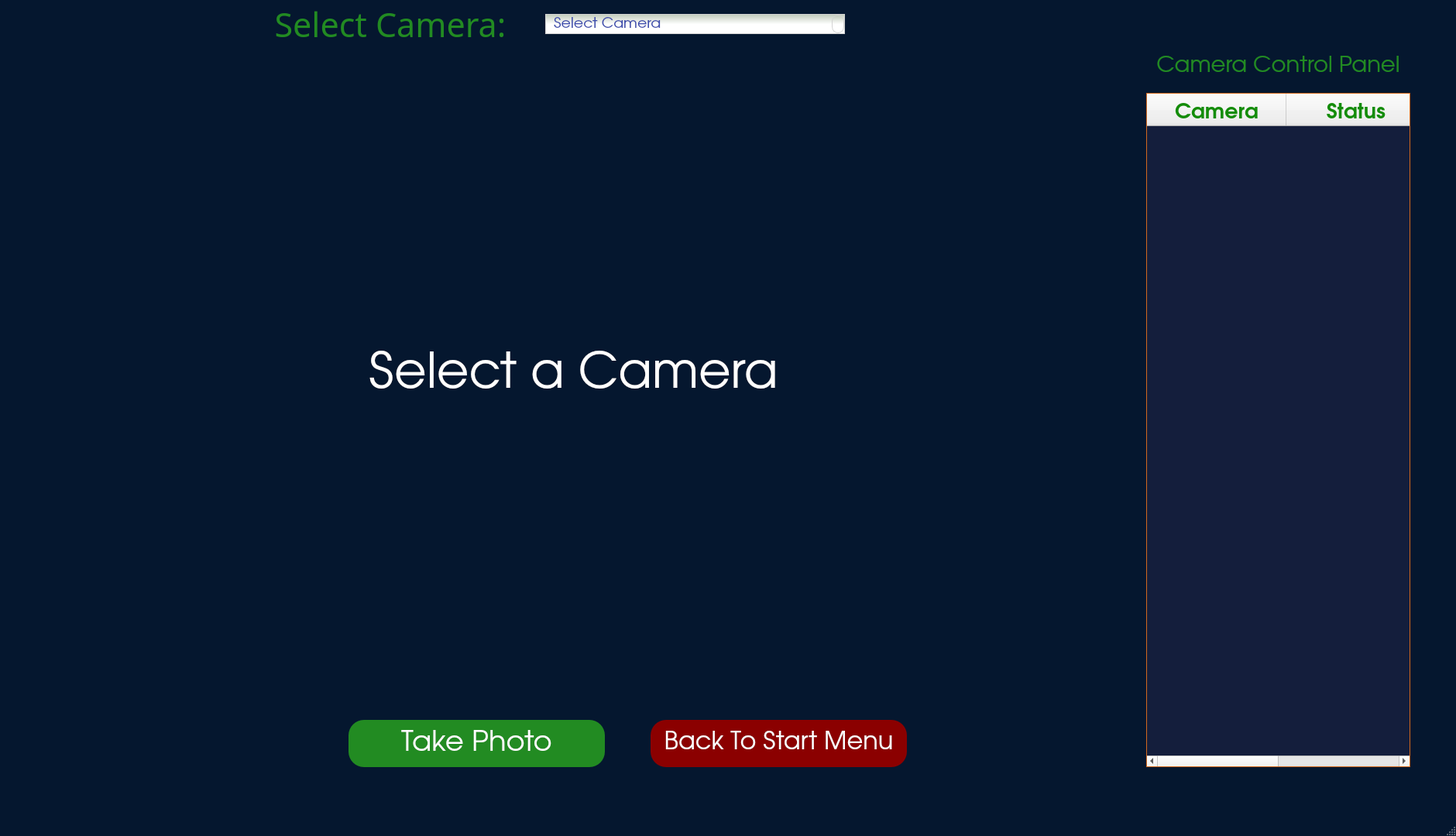
<?xml version="1.0" encoding="UTF-8"?>
<ui version="4.0">
 <class>MainMenu</class>
 <widget class="QMainWindow" name="MainMenu">
  <property name="geometry">
   <rect>
    <x>0</x>
    <y>0</y>
    <width>1880</width>
    <height>1080</height>
   </rect>
  </property>
  <property name="windowTitle">
   <string>Face Mask Detector</string>
  </property>
  <property name="styleSheet">
   <string notr="true">QMainWindow 
{
background-color: rgb(5, 23, 47);
}</string>
  </property>
  <widget class="QWidget" name="centralwidget">
   <widget class="QWidget" name="horizontalLayoutWidget">
    <property name="geometry">
     <rect>
      <x>310</x>
      <y>0</y>
      <width>781</width>
      <height>62</height>
     </rect>
    </property>
    <layout class="QHBoxLayout" name="horizontalLayout">
     <item>
      <widget class="QLabel" name="camera_select_label">
       <property name="font">
        <font>
         <family>Gill Sans MT</family>
         <pointsize>32</pointsize>
         <weight>50</weight>
         <italic>false</italic>
         <bold>false</bold>
        </font>
       </property>
       <property name="layoutDirection">
        <enum>Qt::LeftToRight</enum>
       </property>
       <property name="styleSheet">
        <string notr="true">border: transparent;
background-color: transparent;
color: #228B22;
font: 32pt &quot;Gill Sans MT&quot;;</string>
       </property>
       <property name="text">
        <string>Select Camera:    </string>
       </property>
       <property name="alignment">
        <set>Qt::AlignRight|Qt::AlignTrailing|Qt::AlignVCenter</set>
       </property>
      </widget>
     </item>
     <item>
      <widget class="QComboBox" name="camera_select">
       <property name="sizePolicy">
        <sizepolicy hsizetype="Preferred" vsizetype="Fixed">
         <horstretch>0</horstretch>
         <verstretch>0</verstretch>
        </sizepolicy>
       </property>
       <property name="palette">
        <palette>
         <active>
          <colorrole role="WindowText">
           <brush brushstyle="SolidPattern">
            <color alpha="255">
             <red>60</red>
             <green>76</green>
             <blue>173</blue>
            </color>
           </brush>
          </colorrole>
          <colorrole role="Button">
           <brush brushstyle="LinearGradientPattern">
            <gradient startx="0.503000000000000" starty="0.000000000000000" endx="0.503000000000000" endy="1.000000000000000" type="LinearGradient" spread="PadSpread" coordinatemode="ObjectBoundingMode">
             <gradientstop position="0.000000000000000">
              <color alpha="255">
               <red>190</red>
               <green>201</green>
               <blue>184</blue>
              </color>
             </gradientstop>
             <gradientstop position="0.511364000000000">
              <color alpha="255">
               <red>255</red>
               <green>255</green>
               <blue>255</blue>
              </color>
             </gradientstop>
            </gradient>
           </brush>
          </colorrole>
          <colorrole role="Text">
           <brush brushstyle="SolidPattern">
            <color alpha="255">
             <red>60</red>
             <green>76</green>
             <blue>173</blue>
            </color>
           </brush>
          </colorrole>
          <colorrole role="ButtonText">
           <brush brushstyle="SolidPattern">
            <color alpha="255">
             <red>60</red>
             <green>76</green>
             <blue>173</blue>
            </color>
           </brush>
          </colorrole>
          <colorrole role="Base">
           <brush brushstyle="LinearGradientPattern">
            <gradient startx="0.503000000000000" starty="0.000000000000000" endx="0.503000000000000" endy="1.000000000000000" type="LinearGradient" spread="PadSpread" coordinatemode="ObjectBoundingMode">
             <gradientstop position="0.000000000000000">
              <color alpha="255">
               <red>190</red>
               <green>201</green>
               <blue>184</blue>
              </color>
             </gradientstop>
             <gradientstop position="0.511364000000000">
              <color alpha="255">
               <red>255</red>
               <green>255</green>
               <blue>255</blue>
              </color>
             </gradientstop>
            </gradient>
           </brush>
          </colorrole>
          <colorrole role="Window">
           <brush brushstyle="LinearGradientPattern">
            <gradient startx="0.503000000000000" starty="0.000000000000000" endx="0.503000000000000" endy="1.000000000000000" type="LinearGradient" spread="PadSpread" coordinatemode="ObjectBoundingMode">
             <gradientstop position="0.000000000000000">
              <color alpha="255">
               <red>190</red>
               <green>201</green>
               <blue>184</blue>
              </color>
             </gradientstop>
             <gradientstop position="0.511364000000000">
              <color alpha="255">
               <red>255</red>
               <green>255</green>
               <blue>255</blue>
              </color>
             </gradientstop>
            </gradient>
           </brush>
          </colorrole>
          <colorrole role="Highlight">
           <brush brushstyle="SolidPattern">
            <color alpha="255">
             <red>255</red>
             <green>0</green>
             <blue>0</blue>
            </color>
           </brush>
          </colorrole>
          <colorrole role="HighlightedText">
           <brush brushstyle="SolidPattern">
            <color alpha="255">
             <red>255</red>
             <green>255</green>
             <blue>255</blue>
            </color>
           </brush>
          </colorrole>
         </active>
         <inactive>
          <colorrole role="WindowText">
           <brush brushstyle="SolidPattern">
            <color alpha="255">
             <red>60</red>
             <green>76</green>
             <blue>173</blue>
            </color>
           </brush>
          </colorrole>
          <colorrole role="Button">
           <brush brushstyle="LinearGradientPattern">
            <gradient startx="0.503000000000000" starty="0.000000000000000" endx="0.503000000000000" endy="1.000000000000000" type="LinearGradient" spread="PadSpread" coordinatemode="ObjectBoundingMode">
             <gradientstop position="0.000000000000000">
              <color alpha="255">
               <red>190</red>
               <green>201</green>
               <blue>184</blue>
              </color>
             </gradientstop>
             <gradientstop position="0.511364000000000">
              <color alpha="255">
               <red>255</red>
               <green>255</green>
               <blue>255</blue>
              </color>
             </gradientstop>
            </gradient>
           </brush>
          </colorrole>
          <colorrole role="Text">
           <brush brushstyle="SolidPattern">
            <color alpha="255">
             <red>60</red>
             <green>76</green>
             <blue>173</blue>
            </color>
           </brush>
          </colorrole>
          <colorrole role="ButtonText">
           <brush brushstyle="SolidPattern">
            <color alpha="255">
             <red>60</red>
             <green>76</green>
             <blue>173</blue>
            </color>
           </brush>
          </colorrole>
          <colorrole role="Base">
           <brush brushstyle="LinearGradientPattern">
            <gradient startx="0.503000000000000" starty="0.000000000000000" endx="0.503000000000000" endy="1.000000000000000" type="LinearGradient" spread="PadSpread" coordinatemode="ObjectBoundingMode">
             <gradientstop position="0.000000000000000">
              <color alpha="255">
               <red>190</red>
               <green>201</green>
               <blue>184</blue>
              </color>
             </gradientstop>
             <gradientstop position="0.511364000000000">
              <color alpha="255">
               <red>255</red>
               <green>255</green>
               <blue>255</blue>
              </color>
             </gradientstop>
            </gradient>
           </brush>
          </colorrole>
          <colorrole role="Window">
           <brush brushstyle="LinearGradientPattern">
            <gradient startx="0.503000000000000" starty="0.000000000000000" endx="0.503000000000000" endy="1.000000000000000" type="LinearGradient" spread="PadSpread" coordinatemode="ObjectBoundingMode">
             <gradientstop position="0.000000000000000">
              <color alpha="255">
               <red>190</red>
               <green>201</green>
               <blue>184</blue>
              </color>
             </gradientstop>
             <gradientstop position="0.511364000000000">
              <color alpha="255">
               <red>255</red>
               <green>255</green>
               <blue>255</blue>
              </color>
             </gradientstop>
            </gradient>
           </brush>
          </colorrole>
          <colorrole role="Highlight">
           <brush brushstyle="SolidPattern">
            <color alpha="255">
             <red>255</red>
             <green>0</green>
             <blue>0</blue>
            </color>
           </brush>
          </colorrole>
          <colorrole role="HighlightedText">
           <brush brushstyle="SolidPattern">
            <color alpha="255">
             <red>255</red>
             <green>255</green>
             <blue>255</blue>
            </color>
           </brush>
          </colorrole>
         </inactive>
         <disabled>
          <colorrole role="WindowText">
           <brush brushstyle="SolidPattern">
            <color alpha="255">
             <red>60</red>
             <green>76</green>
             <blue>173</blue>
            </color>
           </brush>
          </colorrole>
          <colorrole role="Button">
           <brush brushstyle="LinearGradientPattern">
            <gradient startx="0.503000000000000" starty="0.000000000000000" endx="0.503000000000000" endy="1.000000000000000" type="LinearGradient" spread="PadSpread" coordinatemode="ObjectBoundingMode">
             <gradientstop position="0.000000000000000">
              <color alpha="255">
               <red>190</red>
               <green>201</green>
               <blue>184</blue>
              </color>
             </gradientstop>
             <gradientstop position="0.511364000000000">
              <color alpha="255">
               <red>255</red>
               <green>255</green>
               <blue>255</blue>
              </color>
             </gradientstop>
            </gradient>
           </brush>
          </colorrole>
          <colorrole role="Text">
           <brush brushstyle="SolidPattern">
            <color alpha="255">
             <red>60</red>
             <green>76</green>
             <blue>173</blue>
            </color>
           </brush>
          </colorrole>
          <colorrole role="ButtonText">
           <brush brushstyle="SolidPattern">
            <color alpha="255">
             <red>60</red>
             <green>76</green>
             <blue>173</blue>
            </color>
           </brush>
          </colorrole>
          <colorrole role="Base">
           <brush brushstyle="LinearGradientPattern">
            <gradient startx="0.503000000000000" starty="0.000000000000000" endx="0.503000000000000" endy="1.000000000000000" type="LinearGradient" spread="PadSpread" coordinatemode="ObjectBoundingMode">
             <gradientstop position="0.000000000000000">
              <color alpha="255">
               <red>190</red>
               <green>201</green>
               <blue>184</blue>
              </color>
             </gradientstop>
             <gradientstop position="0.511364000000000">
              <color alpha="255">
               <red>255</red>
               <green>255</green>
               <blue>255</blue>
              </color>
             </gradientstop>
            </gradient>
           </brush>
          </colorrole>
          <colorrole role="Window">
           <brush brushstyle="LinearGradientPattern">
            <gradient startx="0.503000000000000" starty="0.000000000000000" endx="0.503000000000000" endy="1.000000000000000" type="LinearGradient" spread="PadSpread" coordinatemode="ObjectBoundingMode">
             <gradientstop position="0.000000000000000">
              <color alpha="255">
               <red>190</red>
               <green>201</green>
               <blue>184</blue>
              </color>
             </gradientstop>
             <gradientstop position="0.511364000000000">
              <color alpha="255">
               <red>255</red>
               <green>255</green>
               <blue>255</blue>
              </color>
             </gradientstop>
            </gradient>
           </brush>
          </colorrole>
          <colorrole role="Highlight">
           <brush brushstyle="SolidPattern">
            <color alpha="255">
             <red>255</red>
             <green>0</green>
             <blue>0</blue>
            </color>
           </brush>
          </colorrole>
          <colorrole role="HighlightedText">
           <brush brushstyle="SolidPattern">
            <color alpha="255">
             <red>255</red>
             <green>255</green>
             <blue>255</blue>
            </color>
           </brush>
          </colorrole>
         </disabled>
        </palette>
       </property>
       <property name="font">
        <font>
         <family>URW Gothic L</family>
         <pointsize>14</pointsize>
         <weight>50</weight>
         <italic>false</italic>
         <bold>false</bold>
        </font>
       </property>
       <property name="cursor">
        <cursorShape>PointingHandCursor</cursorShape>
       </property>
       <property name="contextMenuPolicy">
        <enum>Qt::DefaultContextMenu</enum>
       </property>
       <property name="styleSheet">
        <string notr="true">QComboBox
{
font: 14pt &quot;URW Gothic L&quot;;
color: #3C4CAD;
border: 1px solid #D3D3D3;
background-color: qlineargradient(spread:pad, x1:0.503, y1:0, x2:0.503, y2:1, stop:0 rgba(190, 201, 184, 255), stop:0.511364 rgba(255, 255, 255, 255));
selection-color: rgb(255, 255, 255);
	selection-background-color: rgb(255, 0, 0);
border-radius: 16px;
padding: 1px 15px 1px 10px;
min-width: 6em;
}

QComboBox:on
{
background-color: qlineargradient(spread:pad, x1:0.52, y1:0, x2:0.503, y2:1, stop:0 rgba(143, 198, 118, 255), stop:0.511364 rgba(255, 255, 255, 255));
}

QComboBox::drop-down {
border: 1px solid #D3D3D3;
border-radius: 8px;
color: rgb(255, 255, 255);
background-color: qlineargradient(spread:pad, x1:0.503, y1:0, x2:0.503, y2:1, stop:0 rgba(190, 201, 184, 255), stop:0.511364 rgba(255, 255, 255, 255));
padding: 1px 15px 1px 10px;
}

QComboBox::down-arrow
{
padding: 10px 10px 5px 5px;
 }

QComboBox::down-arrow:on 
{
    top: 1px;
    left: 1px;
}

QComboBox QListView
{
	color: rgb(255, 255, 255);
}
</string>
       </property>
       <property name="currentText">
        <string/>
       </property>
       <property name="maxVisibleItems">
        <number>15</number>
       </property>
       <property name="sizeAdjustPolicy">
        <enum>QComboBox::AdjustToContentsOnFirstShow</enum>
       </property>
       <property name="placeholderText" stdset="0">
        <string>Select Camera</string>
       </property>
      </widget>
     </item>
    </layout>
   </widget>
   <widget class="QLabel" name="image_label">
    <property name="geometry">
     <rect>
      <x>20</x>
      <y>60</y>
      <width>1441</width>
      <height>851</height>
     </rect>
    </property>
    <property name="font">
     <font>
      <family>URW Gothic L</family>
      <pointsize>48</pointsize>
      <weight>50</weight>
      <bold>false</bold>
     </font>
    </property>
    <property name="styleSheet">
     <string notr="true">color: rgb(255, 255, 255);</string>
    </property>
    <property name="text">
     <string>Select a Camera</string>
    </property>
    <property name="alignment">
     <set>Qt::AlignCenter</set>
    </property>
   </widget>
   <widget class="QPushButton" name="take_photo_button">
    <property name="geometry">
     <rect>
      <x>450</x>
      <y>930</y>
      <width>331</width>
      <height>61</height>
     </rect>
    </property>
    <property name="font">
     <font>
      <family>URW Gothic L</family>
      <pointsize>28</pointsize>
      <weight>50</weight>
      <italic>false</italic>
      <bold>false</bold>
     </font>
    </property>
    <property name="cursor">
     <cursorShape>PointingHandCursor</cursorShape>
    </property>
    <property name="styleSheet">
     <string notr="true">QPushButton{
font: 28pt &quot;URW Gothic L&quot;;
border:1px transparent;
border-radius: 20px;
color: #fff;
background-color: #228B22;
border: transparent
}

QPushButton:hover {
color: #fff;
background-color: #006400;
border: transparent
}

</string>
    </property>
    <property name="text">
     <string>Take Photo</string>
    </property>
   </widget>
   <widget class="QPushButton" name="start_menu_button">
    <property name="geometry">
     <rect>
      <x>840</x>
      <y>930</y>
      <width>331</width>
      <height>61</height>
     </rect>
    </property>
    <property name="font">
     <font>
      <family>URW Gothic L</family>
      <pointsize>24</pointsize>
      <weight>50</weight>
      <italic>false</italic>
      <bold>false</bold>
     </font>
    </property>
    <property name="cursor">
     <cursorShape>PointingHandCursor</cursorShape>
    </property>
    <property name="styleSheet">
     <string notr="true">QPushButton{
font: 24pt &quot;URW Gothic L&quot;;
border:1px transparent;
border-radius: 20px;
color: #fff;
background-color: #8B0000;
border: transparent
}

QPushButton:hover {
color: #fff;
background-color: rgb(121, 0, 0);
border: transparent
}

</string>
    </property>
    <property name="text">
     <string>Back To Start Menu</string>
    </property>
   </widget>
   <widget class="QLabel" name="camera_list_label">
    <property name="geometry">
     <rect>
      <x>1480</x>
      <y>60</y>
      <width>341</width>
      <height>51</height>
     </rect>
    </property>
    <property name="font">
     <font>
      <family>URW Gothic L</family>
      <pointsize>22</pointsize>
      <weight>50</weight>
      <italic>false</italic>
      <bold>false</bold>
     </font>
    </property>
    <property name="styleSheet">
     <string notr="true">border: transparent;
background-color: transparent;
color:#228B22;
font: 22pt &quot;URW Gothic L&quot;;</string>
    </property>
    <property name="text">
     <string>Camera Control Panel</string>
    </property>
    <property name="alignment">
     <set>Qt::AlignCenter</set>
    </property>
   </widget>
   <widget class="QLabel" name="photo_taken_notification">
    <property name="enabled">
     <bool>true</bool>
    </property>
    <property name="geometry">
     <rect>
      <x>40</x>
      <y>930</y>
      <width>301</width>
      <height>61</height>
     </rect>
    </property>
    <property name="font">
     <font>
      <family>Gill Sans MT</family>
      <pointsize>24</pointsize>
      <weight>50</weight>
      <italic>false</italic>
      <bold>false</bold>
     </font>
    </property>
    <property name="layoutDirection">
     <enum>Qt::LeftToRight</enum>
    </property>
    <property name="styleSheet">
     <string notr="true">border: transparent;
background-color: transparent;
color: #DAA520;
font: 24pt &quot;Gill Sans MT&quot;;</string>
    </property>
    <property name="text">
     <string/>
    </property>
    <property name="alignment">
     <set>Qt::AlignCenter</set>
    </property>
   </widget>
   <widget class="QTableWidget" name="camera_table">
    <property name="geometry">
     <rect>
      <x>1480</x>
      <y>120</y>
      <width>341</width>
      <height>871</height>
     </rect>
    </property>
    <property name="palette">
     <palette>
      <active>
       <colorrole role="WindowText">
        <brush brushstyle="SolidPattern">
         <color alpha="255">
          <red>210</red>
          <green>105</green>
          <blue>30</blue>
         </color>
        </brush>
       </colorrole>
       <colorrole role="Button">
        <brush brushstyle="SolidPattern">
         <color alpha="255">
          <red>20</red>
          <green>30</green>
          <blue>60</blue>
         </color>
        </brush>
       </colorrole>
       <colorrole role="Text">
        <brush brushstyle="SolidPattern">
         <color alpha="255">
          <red>210</red>
          <green>105</green>
          <blue>30</blue>
         </color>
        </brush>
       </colorrole>
       <colorrole role="ButtonText">
        <brush brushstyle="SolidPattern">
         <color alpha="255">
          <red>210</red>
          <green>105</green>
          <blue>30</blue>
         </color>
        </brush>
       </colorrole>
       <colorrole role="Base">
        <brush brushstyle="SolidPattern">
         <color alpha="255">
          <red>20</red>
          <green>30</green>
          <blue>60</blue>
         </color>
        </brush>
       </colorrole>
       <colorrole role="Window">
        <brush brushstyle="SolidPattern">
         <color alpha="255">
          <red>20</red>
          <green>30</green>
          <blue>60</blue>
         </color>
        </brush>
       </colorrole>
       <colorrole role="Highlight">
        <brush brushstyle="SolidPattern">
         <color alpha="255">
          <red>0</red>
          <green>0</green>
          <blue>255</blue>
         </color>
        </brush>
       </colorrole>
       <colorrole role="ToolTipText">
        <brush brushstyle="SolidPattern">
         <color alpha="255">
          <red>0</red>
          <green>209</green>
          <blue>0</blue>
         </color>
        </brush>
       </colorrole>
      </active>
      <inactive>
       <colorrole role="WindowText">
        <brush brushstyle="SolidPattern">
         <color alpha="255">
          <red>210</red>
          <green>105</green>
          <blue>30</blue>
         </color>
        </brush>
       </colorrole>
       <colorrole role="Button">
        <brush brushstyle="SolidPattern">
         <color alpha="255">
          <red>20</red>
          <green>30</green>
          <blue>60</blue>
         </color>
        </brush>
       </colorrole>
       <colorrole role="Text">
        <brush brushstyle="SolidPattern">
         <color alpha="255">
          <red>210</red>
          <green>105</green>
          <blue>30</blue>
         </color>
        </brush>
       </colorrole>
       <colorrole role="ButtonText">
        <brush brushstyle="SolidPattern">
         <color alpha="255">
          <red>210</red>
          <green>105</green>
          <blue>30</blue>
         </color>
        </brush>
       </colorrole>
       <colorrole role="Base">
        <brush brushstyle="SolidPattern">
         <color alpha="255">
          <red>20</red>
          <green>30</green>
          <blue>60</blue>
         </color>
        </brush>
       </colorrole>
       <colorrole role="Window">
        <brush brushstyle="SolidPattern">
         <color alpha="255">
          <red>20</red>
          <green>30</green>
          <blue>60</blue>
         </color>
        </brush>
       </colorrole>
       <colorrole role="Highlight">
        <brush brushstyle="SolidPattern">
         <color alpha="255">
          <red>0</red>
          <green>0</green>
          <blue>255</blue>
         </color>
        </brush>
       </colorrole>
       <colorrole role="ToolTipText">
        <brush brushstyle="SolidPattern">
         <color alpha="255">
          <red>0</red>
          <green>209</green>
          <blue>0</blue>
         </color>
        </brush>
       </colorrole>
      </inactive>
      <disabled>
       <colorrole role="WindowText">
        <brush brushstyle="SolidPattern">
         <color alpha="255">
          <red>210</red>
          <green>105</green>
          <blue>30</blue>
         </color>
        </brush>
       </colorrole>
       <colorrole role="Button">
        <brush brushstyle="SolidPattern">
         <color alpha="255">
          <red>20</red>
          <green>30</green>
          <blue>60</blue>
         </color>
        </brush>
       </colorrole>
       <colorrole role="Text">
        <brush brushstyle="SolidPattern">
         <color alpha="255">
          <red>210</red>
          <green>105</green>
          <blue>30</blue>
         </color>
        </brush>
       </colorrole>
       <colorrole role="ButtonText">
        <brush brushstyle="SolidPattern">
         <color alpha="255">
          <red>210</red>
          <green>105</green>
          <blue>30</blue>
         </color>
        </brush>
       </colorrole>
       <colorrole role="Base">
        <brush brushstyle="SolidPattern">
         <color alpha="255">
          <red>20</red>
          <green>30</green>
          <blue>60</blue>
         </color>
        </brush>
       </colorrole>
       <colorrole role="Window">
        <brush brushstyle="SolidPattern">
         <color alpha="255">
          <red>20</red>
          <green>30</green>
          <blue>60</blue>
         </color>
        </brush>
       </colorrole>
       <colorrole role="Highlight">
        <brush brushstyle="SolidPattern">
         <color alpha="255">
          <red>0</red>
          <green>0</green>
          <blue>255</blue>
         </color>
        </brush>
       </colorrole>
       <colorrole role="ToolTipText">
        <brush brushstyle="SolidPattern">
         <color alpha="255">
          <red>0</red>
          <green>209</green>
          <blue>0</blue>
         </color>
        </brush>
       </colorrole>
      </disabled>
     </palette>
    </property>
    <property name="font">
     <font>
      <family>Gill Sans MT</family>
      <pointsize>14</pointsize>
      <weight>75</weight>
      <bold>true</bold>
     </font>
    </property>
    <property name="cursor" stdset="0">
     <cursorShape>PointingHandCursor</cursorShape>
    </property>
    <property name="focusPolicy">
     <enum>Qt::StrongFocus</enum>
    </property>
    <property name="contextMenuPolicy">
     <enum>Qt::NoContextMenu</enum>
    </property>
    <property name="autoFillBackground">
     <bool>false</bool>
    </property>
    <property name="styleSheet">
     <string notr="true">QTableWidget {
color:#D2691E;
gridline-color: rgb(0, 170, 0);
background-color: rgb(20, 30, 60);
hover {background-color: #1E90FF;}
}

QHeaderView::section { 
border-bottom: 1px solid green;
gridline-color: rgb(0, 170, 0);
background-color: rgb(6, 34, 50);
 }
</string>
    </property>
    <property name="frameShape">
     <enum>QFrame::Box</enum>
    </property>
    <property name="frameShadow">
     <enum>QFrame::Plain</enum>
    </property>
    <property name="lineWidth">
     <number>1</number>
    </property>
    <property name="midLineWidth">
     <number>1</number>
    </property>
    <property name="horizontalScrollBarPolicy">
     <enum>Qt::ScrollBarAsNeeded</enum>
    </property>
    <property name="sizeAdjustPolicy">
     <enum>QAbstractScrollArea::AdjustToContents</enum>
    </property>
    <property name="autoScrollMargin">
     <number>20</number>
    </property>
    <property name="editTriggers">
     <set>QAbstractItemView::NoEditTriggers</set>
    </property>
    <property name="dragDropOverwriteMode">
     <bool>false</bool>
    </property>
    <property name="selectionMode">
     <enum>QAbstractItemView::NoSelection</enum>
    </property>
    <property name="selectionBehavior">
     <enum>QAbstractItemView::SelectRows</enum>
    </property>
    <property name="cornerButtonEnabled">
     <bool>false</bool>
    </property>
    <property name="rowCount">
     <number>0</number>
    </property>
    <attribute name="horizontalHeaderCascadingSectionResizes">
     <bool>false</bool>
    </attribute>
    <attribute name="horizontalHeaderDefaultSectionSize">
     <number>180</number>
    </attribute>
    <attribute name="horizontalHeaderHighlightSections">
     <bool>true</bool>
    </attribute>
    <attribute name="horizontalHeaderMinimumSectionSize">
     <number>40</number>
    </attribute>
    <attribute name="horizontalHeaderStretchLastSection">
     <bool>true</bool>
    </attribute>
    <attribute name="verticalHeaderVisible">
     <bool>false</bool>
    </attribute>
    <attribute name="verticalHeaderDefaultSectionSize">
     <number>40</number>
    </attribute>
    <attribute name="verticalHeaderMinimumSectionSize">
     <number>30</number>
    </attribute>
    <attribute name="verticalHeaderStretchLastSection">
     <bool>false</bool>
    </attribute>
    <column>
     <property name="text">
      <string>Camera</string>
     </property>
     <property name="font">
      <font>
       <family>URW Gothic L</family>
       <pointsize>20</pointsize>
       <weight>75</weight>
       <bold>true</bold>
       <kerning>true</kerning>
      </font>
     </property>
     <property name="textAlignment">
      <set>AlignCenter</set>
     </property>
     <property name="background">
      <color>
       <red>6</red>
       <green>34</green>
       <blue>67</blue>
      </color>
     </property>
     <property name="foreground">
      <brush brushstyle="SolidPattern">
       <color alpha="255">
        <red>20</red>
        <green>140</green>
        <blue>10</blue>
       </color>
      </brush>
     </property>
    </column>
    <column>
     <property name="text">
      <string>Status</string>
     </property>
     <property name="font">
      <font>
       <family>URW Gothic L</family>
       <pointsize>20</pointsize>
       <weight>75</weight>
       <bold>true</bold>
      </font>
     </property>
     <property name="textAlignment">
      <set>AlignCenter</set>
     </property>
     <property name="background">
      <color>
       <red>6</red>
       <green>34</green>
       <blue>68</blue>
      </color>
     </property>
     <property name="foreground">
      <brush brushstyle="SolidPattern">
       <color alpha="255">
        <red>20</red>
        <green>140</green>
        <blue>10</blue>
       </color>
      </brush>
     </property>
    </column>
   </widget>
  </widget>
  <widget class="QMenuBar" name="menubar">
   <property name="geometry">
    <rect>
     <x>0</x>
     <y>0</y>
     <width>1880</width>
     <height>22</height>
    </rect>
   </property>
  </widget>
  <widget class="QStatusBar" name="statusbar"/>
 </widget>
 <resources/>
 <connections/>
</ui>
